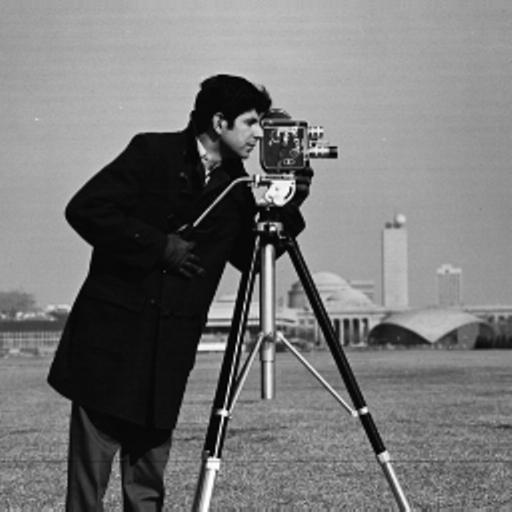
#> input picture wrkzcoin_tipbot/linedraw/images/cameraman.tif, 512 x 512 px
$ python -i linedraw.py   (imports and definitions only)
#> lines starting #> are read from the running program, lines starting #| are printed output that depends on the picture; after the words box and inside, x2 and y2 are one past the last pixel; in counts of white or black regions, pixels touching at a corner belong together
from random import *
import math
import argparse

from PIL import Image, ImageDraw, ImageOps

from linedraw.filters import *
from linedraw.strokesort import *
from linedraw.perlin import noise
from linedraw.util import *

no_cv = False
export_path = "output/out.svg"
draw_contours = True
draw_hatch = True
show_bitmap = False
resolution = 1024
hatch_size = 16
contour_simplify = 2

try:
    import numpy as np
    import cv2
except:
    print("Cannot import numpy/openCV. Switching to NO_CV mode.")
    no_cv = True

# [215 lines left out: functions find_edges, getdots, connectdots, getcontours, hatch, sketch_image and 2 more, not called in this run]


# [44 lines not run here, left out]

>>> from PIL import Image
>>> picture = Image.open('images/cameraman.tif')
#> picture is the input picture: PIL image 512x512 L; min 0, max 255, mean 118.3
>>> result = sketch_image(picture, 'out.png')
#> in sketch_image, `IM=ImageOps.autocontrast(IM, 10)`:
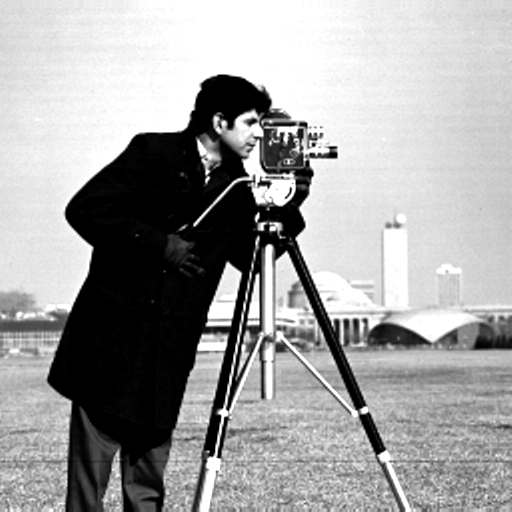
#> IM: PIL image 512x512 L; min 0, max 255, mean 160.5
#> in find_edges, `im = cv2.Canny(im,100,200)`:
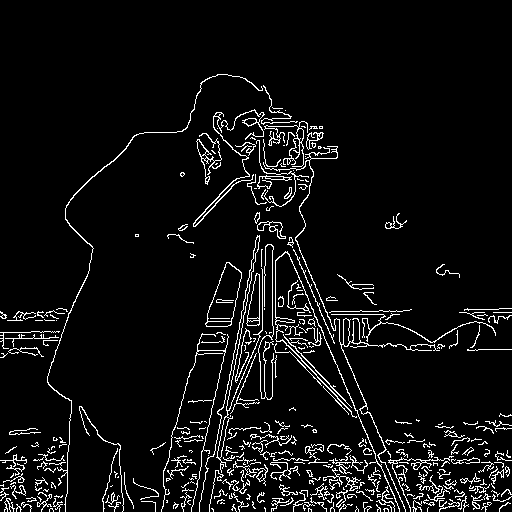
#> im: shape (512, 512); 6% white in thin lines or dots, all inside (x1, y1, x2, y2) = (0, 74, 512, 512)
#> in getcontours, `IM2 = IM.rotate(-90,expand=True).transpose(Image.FLIP_LEFT_RIGHT)`:
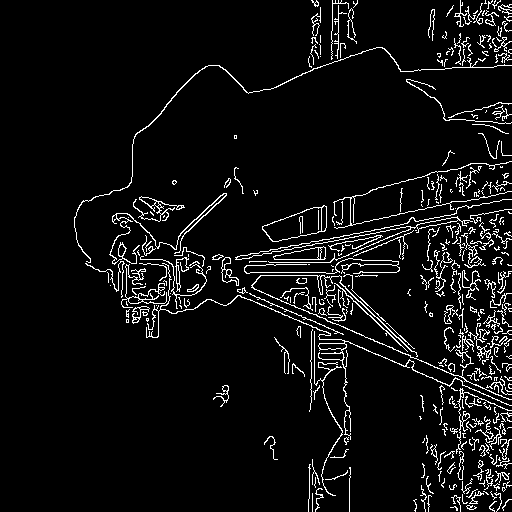
#> IM2: PIL image 512x512 L; 6% white in thin lines or dots, all inside (x1, y1, x2, y2) = (74, 0, 512, 512)
#> in getcontours, `dots1 = getdots(IM1)`: dots1 = 511 items, first 6: [], [], [], [], [], []
#> after the loop in connectdots, `for y in range(len(dots)):`: contours = 586 items
#> in getcontours, `dots2 = getdots(IM2)`: dots2 = 511 items
#> in getcontours, `contours2 = connectdots(dots2)`: contours2 = 676 items
#> in getcontours, `contours = contours1+contours2`: contours = 1262 items
#> the loop in getcontours, `for i in range(len(contours)):` made 1 pass
#> (the run stopped early here; a loop or call above may not have finished)
